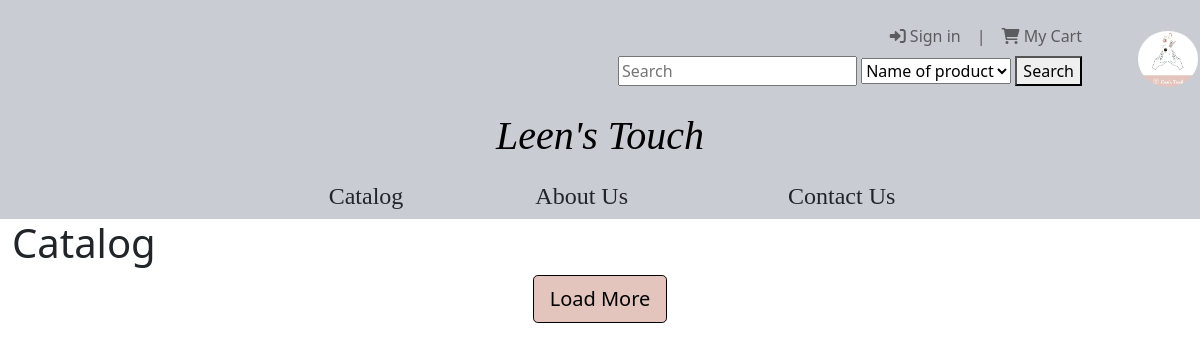
Before: /Catalog with the older database file.
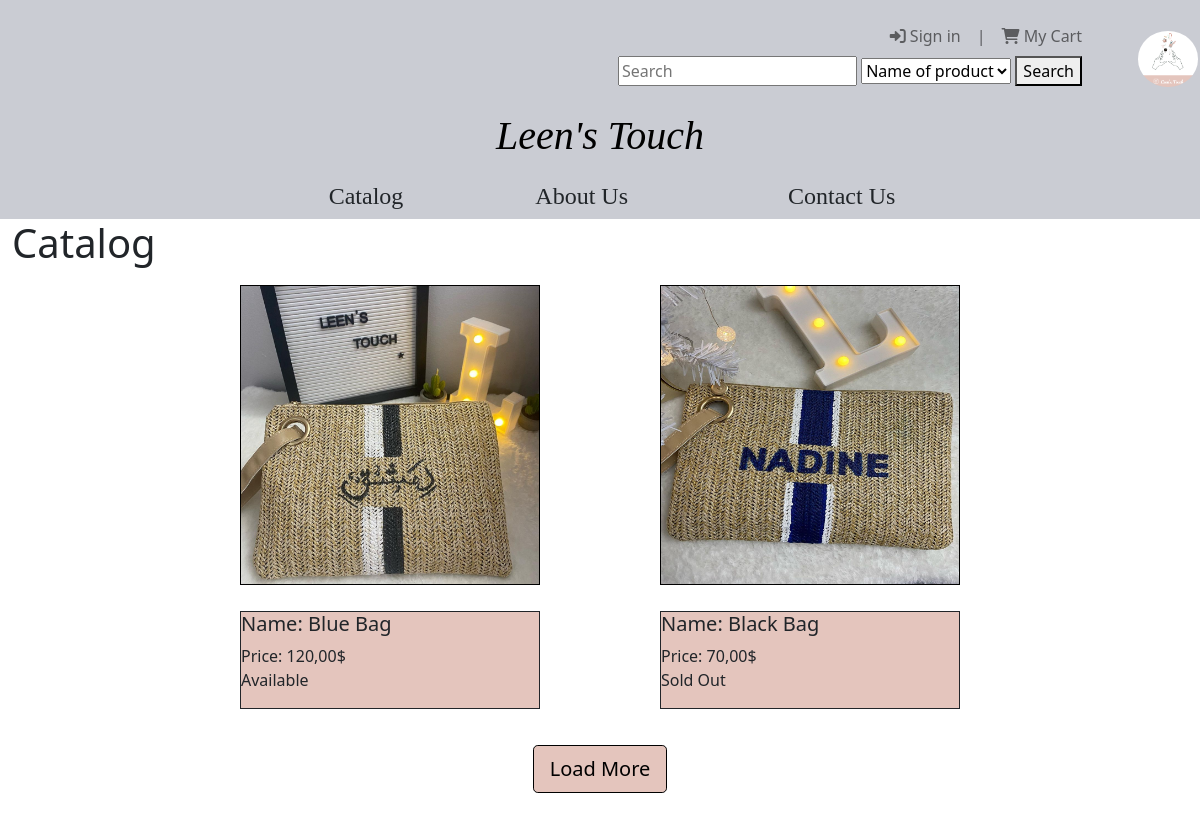
After: the same page with the newer database file.
### tables this page shows
CREATE TABLE `products` (
  `upc` int(13) NOT NULL,
  `product_name` varchar(50) NOT NULL,
  `product_type` varchar(25) NOT NULL,
  `description` varchar(500) NOT NULL,
  `price` double NOT NULL,
  `image` varchar(100) NOT NULL,
  `colour` varchar(15) NOT NULL,
  `quantity` int(2) NOT NULL,
  `fulfill_time` int(2) NOT NULL
);

### app/controllers/Catalog.php (called while the page is built, shortened)
<?php
class Catalog extends Controller
{
    public function __construct()
    {
        $this->productModel = $this->model('productModel');
    }
    public function index(){
        $products = $this->productModel->getProducts();
        $data = [
            "products" => $products
        ];
        $this->view('Catalog/catalog',$data);
    }
}
?>

### app/core/app.php (called while the page is built, shortened)
<?php
    class App{
        protected $currentMethod = 'index';
        public function __construct()
        {
            $url = $this->parseURL();
            if(file_exists('../app/controllers/'.$url[0].'.php')){
                unset($url[0]);
            }
            $this->currentController = new $this->currentController;
            $this->params = $url ? array_values($url) : [];
            call_user_func_array([$this->currentController, $this->currentMethod], $this->params);
        }
        public function parseURL(){
            if(isset($_GET['url'])){
                $url = rtrim($_GET['url'], '/');
                $url = filter_var($url, FILTER_SANITIZE_URL);
                $url = explode('/',$url);
                return $url;
            }
        }
    }

### public/index.php (called while the page is built, shortened)
<?php
    $init = new App;
?>

### app/core/Model.php (called while the page is built, shortened)
<?php
class Model
{
    private $host = DB_HOST;
    private $user = DB_USER;
    private $pass = DB_PASS;
    private $dbname = DB_NAME;
    private $dbh;
    private $stmt;
    public function __construct()
    {
        $dsn = 'mysql:host=' . $this->host . ';dbname=' . $this->dbname;
        $options = array(
            PDO::ATTR_PERSISTENT => true,
            PDO::ATTR_ERRMODE => PDO::ERRMODE_EXCEPTION
        );
        try {
            $this->dbh = new PDO($dsn, $this->user, $this->pass, $options);
        } catch (PDOException $e) {
            $this->error = $e->getMessage();
            echo $this->error;
        }
    }
    public function query($sql)
    {
        $this->stmt = $this->dbh->prepare($sql);
    }
    public function execute()
    {
        return $this->stmt->execute();
    }
    public function getResultSet(){
        $this->execute();
        return $this->stmt->fetchAll(PDO::FETCH_OBJ);
    }
}

### app/models/productModel.php (called while the page is built, shortened)
<?php
    class productModel{
        public function __construct(){
            $this->db = new Model;
        }
        public function getProducts(){
            $this->db->query("SELECT * FROM products");
            return $this->db->getResultSet();
        }
    }
?>

### app/views/Catalog/catalog.php (the view, shortened to what this page needs)
<?php require APPROOT . '/views/includes/header.php';  ?>
<div class="container-fluid">
<h1>Catalog</h1>
<div class="product-container">
    <?php
    foreach($data['products'] as $product){
      echo '
        <div class="product-card">
          <div class=" product-image">
            <form method="get" action="/LeensTouch/Product">
               <input type="hidden" name="product_id" value="'.$product->upc.'">
               <input type="image" id="image" src="'.URLROOT.'/public/img/'.$product->image.'" class="product-thumb" alt="" >
            </form>
          </div>
          <div class="pb-3 product-info">
            <h5 class="product-brand">Name: '.$product->product_name.'</h2>
            <div class="price">Price: '.(number_format($product->price, 2, ',', ' ')).'$</div>
              '.(($product->quantity<'1')?'<div class="availability">Sold Out</div>':'<div class="availability">Available</div>'
              ).'
            </div>
          </div>
      ';
    }
    ?>
</div>
<button id = "loadMore" type="button" class="btn btn-primary btn-lg rounded-3 mx-auto mb-5" style="display: block; background-color:#e4c5bd; border: 1px solid #000000; color: #000000; ">
        Load More</button>
<?php require APPROOT . '/views/includes/footer.php'; ?>

Changed rows visible on the page:
added products: product_name "Blue Bag", price "120,00", quantity "Available"
added products: product_name "Black Bag", price "70,00", quantity "Sold Out"
